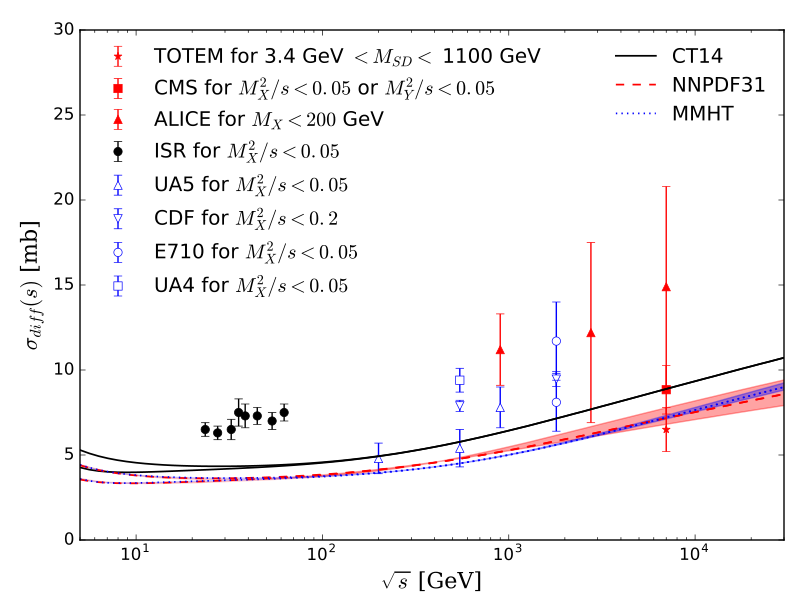

Python code for this plot:
import matplotlib.pylab as plt
import matplotlib.lines as mlines
import numpy as np
from mpl_toolkits.axes_grid1.inset_locator import zoomed_inset_axes 
from mpl_toolkits.axes_grid1.inset_locator import mark_inset

#proton-proton:

x1,y1,ery1 = np.loadtxt("sigma_SD_pp_TOTEM_Cartiglia2013.dat", usecols=(0,1,2), unpack=True)

x2,y2,ery2 = np.loadtxt("sigma_SD_pp_CMS_Khachatryan2015.dat", usecols=(0,1,2), unpack=True)

x3,y3,ery3 = np.loadtxt("sigma_SD_pp_ALICE_Abelev2013.dat", usecols=(0,1,2), unpack=True)

#antiproton-proton:

x4,y4,ery4 = np.loadtxt("sigma_SD_ppbar_UA5_Ansorge1986_Alner1987.dat", usecols=(0,1,2), unpack=True)

x5,y5,ery5 = np.loadtxt("sigma_SD_ppbar_CDF_Abe1994.dat", usecols=(0,1,2), unpack=True)

x6,y6,ery6 = np.loadtxt("sigma_SD_ppbar_E710_Amos1990_Amos1993.dat", usecols=(0,1,2), unpack=True)

x7,y7,ery7 = np.loadtxt("sigma_SD_ppbar_UA4_Bernard1987.dat", usecols=(0,1,2), unpack=True)

x8,y8,ery8 = np.loadtxt("sigma_SD_pp_ISR_Armitage1982.dat", usecols=(0,1,2), unpack=True)

#Sigs Diffs

px1,py1 = np.loadtxt("XSecDiffPP_BSG20orig_w002b.dat", usecols=(0,1), unpack=True)

px2,py2 = np.loadtxt("XSecDiffPBP_BSG20orig_w002b.dat", usecols=(0,1), unpack=True)


px3,py3 = np.loadtxt("XSecDiffPP_BSG20orig_w002b_NNPDF31.dat", usecols=(0,1), unpack=True)
px31,py31 = np.loadtxt("XSecDiffPP_BSG20orig_w002b_NNPDF31_member_38.dat", usecols=(0,1), unpack=True)
px32,py32 = np.loadtxt("XSecDiffPP_BSG20orig_w002b_NNPDF31_member_51.dat", usecols=(0,1), unpack=True)

px4,py4 = np.loadtxt("XSecDiffPBP_BSG20orig_w002b_NNPDF31.dat", usecols=(0,1), unpack=True)
px41,py41 = np.loadtxt("XSecDiffPBP_BSG20orig_w002b_NNPDF31_member_38.dat", usecols=(0,1), unpack=True)
px42,py42 = np.loadtxt("XSecDiffPBP_BSG20orig_w002b_NNPDF31_member_51.dat", usecols=(0,1), unpack=True)

px5,py5 = np.loadtxt("XSecDiffPP_BSG20orig_w002b_MMHT.dat", usecols=(0,1), unpack=True)
px51,py51 = np.loadtxt("XSecDiffPP_BSG20orig_w002b_MMHT_member_34.dat", usecols=(0,1), unpack=True)
px52,py52 = np.loadtxt("XSecDiffPP_BSG20orig_w002b_MMHT_member_39.dat", usecols=(0,1), unpack=True)

px6,py6 = np.loadtxt("XSecDiffPBP_BSG20orig_w002b_MMHT.dat", usecols=(0,1), unpack=True)
px61,py61 = np.loadtxt("XSecDiffPBP_BSG20orig_w002b_MMHT_member_34.dat", usecols=(0,1), unpack=True)
px62,py62 = np.loadtxt("XSecDiffPBP_BSG20orig_w002b_MMHT_member_39.dat", usecols=(0,1), unpack=True)


font = {'family': 'serif','color':  'black', 'weight': 'normal', 'size': 16,}

plt.subplots_adjust(left=0.1, bottom=0.1, right=0.98, top=0.95, wspace=0, hspace=0)

plt.semilogx()
plt.grid(False)
plt.xlim(5,3e4)
plt.ylim(0,30)

p_totem = plt.errorbar(x1,y1,yerr=ery1,fmt='r*',ecolor='r', markeredgecolor='red', capthick=0.5, label=r"TOTEM for $3.4$ GeV $< M_{SD} < 1100$ GeV")
p_cms = plt.errorbar(x2,y2,yerr=ery2,fmt='rs',ecolor='r', markeredgecolor='red', capthick=0.5, label=r"CMS for $M_{X}^{2}/s < 0.05$ or $M_{Y}^{2}/s < 0.05$")
p_alice = plt.errorbar(x3,y3,yerr=ery3,fmt='r^',ecolor='r', markeredgecolor='red', capthick=0.5, label=r"ALICE for $M_{X} < 200$ GeV")
p_isr = plt.errorbar(x8,y8,yerr=ery8,fmt='ko',ecolor='k', capthick=0.5, label=r"ISR for $M_{X}^{2}/s < 0.05$")
p_ua5 = plt.errorbar(x4,y4,yerr=ery4,fmt='w^',ecolor='b', markeredgecolor='blue', capthick=0.5, label=r"UA5 for $M_{X}^{2}/s < 0.05$")
p_cdf = plt.errorbar(x5,y5,yerr=ery5,fmt='wv',ecolor='b', markeredgecolor='blue', capthick=0.5, label=r"CDF for $M_{X}^{2}/s < 0.2$")
p_e710 = plt.errorbar(x6,y6,yerr=ery6,fmt='wo',ecolor='b', markeredgecolor='blue', capthick=0.5, label=r"E710 for $M_{X}^{2}/s < 0.05$")
p_ua4 = plt.errorbar(x7,y7,yerr=ery7,fmt='ws',ecolor='b', markeredgecolor='blue', capthick=0.5, label=r"UA4 for $M_{X}^{2}/s < 0.05$")


plt.plot(px1,py1, 'k-', linewidth=1.25)
plt.plot(px2,py2, 'k-', linewidth=1.25)
plt.plot(px3,py3, 'r--', linewidth=1.25)
plt.plot(px4,py4, 'r--', linewidth=1.25)
plt.plot(px5,py5, 'b:', linewidth=1.25)
plt.plot(px6,py6, 'b:', linewidth=1.25)

graph_data = [p_totem,p_cms,p_alice,p_isr,p_ua5,p_cdf,p_e710,p_ua4]
graph_data_label = ["TOTEM for 3.4 GeV $< M_{SD} <$ 1100 GeV",
  "CMS for $M_{X}^{2}/s < 0.05$ or $M_{Y}^{2}/s < 0.05$", "ALICE for $M_{X} < 200$ GeV",
  "ISR for $M_{X}^{2}/s < 0.05$",
  "UA5 for $M_{X}^{2}/s < 0.05$", "CDF for $M_{X}^{2}/s < 0.2$",
  "E710 for $M_{X}^{2}/s < 0.05$", "UA4 for $M_{X}^{2}/s < 0.05$"]

handle_curve_CT14 = mlines.Line2D([],[],color='black',linestyle='solid', linewidth=1.25, label=r'CT14')
handle_curve_CTE6L = mlines.Line2D([],[],color='red',linestyle='dashed', linewidth=1.25, label=r'NNPDF31')
handle_curve_MMHT = mlines.Line2D([],[],color='blue',linestyle='dotted', linewidth=1.25, label=r'MMHT')

artists=[handle_curve_CT14,handle_curve_CTE6L,handle_curve_MMHT]

leg1 = plt.legend(graph_data,graph_data_label,loc=2, ncol=1, shadow=False, fancybox=False, frameon=False, numpoints=1)
leg2 = plt.legend(handles=artists,loc=1, ncol=1, shadow=False, fancybox=False, frameon=False, numpoints=1) # this removes leg1 from the axes.
plt.gca().add_artist(leg1) # add leg1 as a separate artist to the axes

plt.fill_between(px3,py31,py32, color='r',alpha=0.2)
plt.fill_between(px4,py41,py42, color='r',alpha=0.2)
plt.fill_between(px5,py51,py52, color='b',alpha=0.2)
plt.fill_between(px6,py61,py62, color='b',alpha=0.2)

plt.xlabel(r"$\sqrt{s}$ [GeV]", fontdict=font)
plt.ylabel(r"$\sigma_{diff}(s)$ [mb]", fontdict=font)

plt.savefig("XSecDiff_BSG20orig_w002bPDFs_v3band.pdf")
#plt.show()
